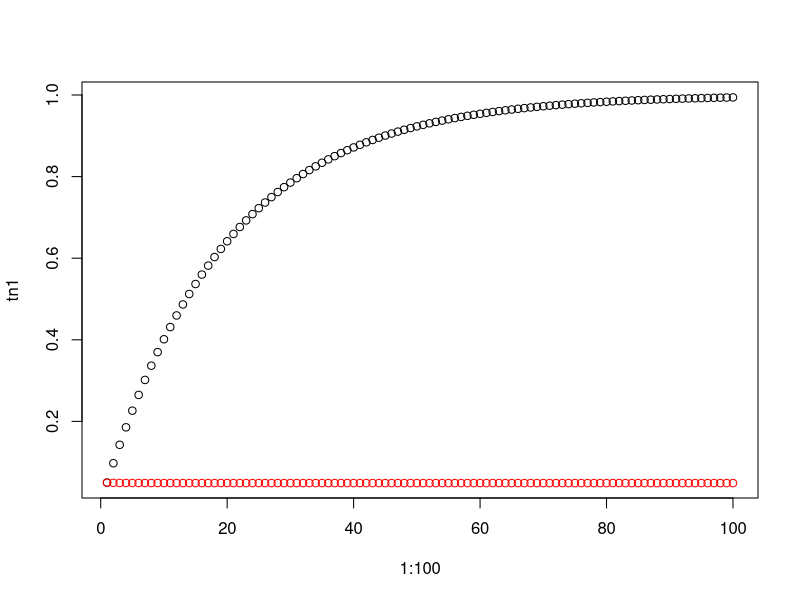

Here is the R script that generated this plot:
#T1

#P(vähintään yhdestä testistä p<0.05) = 1 - P(kaikista testeistä p>=0.05)

#Ei monitestauskorjausta

m <- 1:100

tn1 <- 1 - 0.95^m

#Bonferroni-korjaus

#Kaikki nimelliset p-arvot kerrotaan otoskoolla.
#Joten esimerkiksi kun m=100 saadaan 
#P(testistä saadaan p>=0.05) = 1 - 0.05/100

tn2 <- 1 - (1-0.05/m)^m

plot(1:100, tn1)
points(1:100, tn2, col="red")

#===============================================================================

#T2

#===============================================================================

#Testisuure Z_k
#Nollahypoteesin vallitessa noudattaa N(0,1)
#Vaihtoehtoisen vallitessa noudattaa N(3,1)

#testattavien hypoteesien määrä m=100000
#0.1% tilanteissa vaihtoehtoinen hypoteesi on tosi.

set.seed(2019)

m <- 100000
alpha <- 0.05

z1 <- rnorm(99900,0,1)
z2 <- rnorm(100,3,1)

z <- c(z1, z2)

z <- sample(z)
reject <- numeric(m)

p.values <- numeric(m)

#a

for (i in 1:m){
  p.values[i] <- 1-pnorm(abs(z[i]), mean = 0, sd = 1)
  
  reject[i] <- p.values[i]*m < alpha
}

sum(reject)

#b

p.values.sorted <- sort(p.values)

i <- 1

while (p.values.sorted[i] <= (i/m)*0.2){
  i <- i+1
}

i

#================

#T3

priori <- 0.01

ptautipos <- (0.85*priori)/(0.85*priori + 0.04*(1-priori))

ptautineg <- (0.15*priori)/(0.15*priori + 0.96*(1-priori))

100*ptautipos+900*ptautineg

#=========================

#T4

set.seed(20190109)
x <- rexp(45, rate = 1.6)

thetahat <- length(x)/sum(x)
thetanull <- 1.2

L <- function(theta, data){
  n <- length(data)
  
  return(theta^n*exp(-theta*sum(data)))
}

dl <- function(theta, data){
  n <- length(data)
  
  return(n/theta - sum(data))
}

#a Uskottavuusosamäärän testi

LR <- L(thetanull, x)/L(thetahat, x)

D <- -2*log(LR)

p1 <- 1-pchisq(D, df=1)

#b Waldin testi

ZW <- (thetahat-thetanull)/(sd(x)/length(x))

p2 <- 2*(1-pnorm(ZW,0,1))

#c Raon skooritesti

ddl <- function(theta, data){
  n <- length(data)
  
  return(-n/theta^2)
}

ZR <- dl(thetanull, x)/sqrt(-ddl(thetanull, x))

p3 <- 2*(1 - pnorm(ZR,0,1))

cat("Uskottavuusosamäärän testi: ", p1, "\nWaldin testi: ", p2, "\nRaon skooritesti: ", p3)

#T5

#Testisuure D
simn <- 1000000
simD <- rep(NA,simn)
simZW <- rep(NA,simn)
simZR <- rep(NA,simn)
for(i in 1:simn)
{
  x <- rexp(45, rate=1.6)
  
  simD[i] <- -2*log(L(thetanull, x)/L(thetahat, x))
  simZW[i] <- 2*(1-pnorm((thetahat-thetanull)/(sd(x)/sqrt(length(x))),0,1))
  simZR[i] <- 2*(1 - pnorm(dl(thetanull, x)/sqrt(-ddl(thetanull, x)),0,1))
}  

sum(D < simD)/simn
2*sum(ZW < simZW)/simn #korjaa
2*min(sum(ZR < simZR)/simn, sum(ZR > simZR)/simn) #korjaa

cat("Uskottavuusosamäärän testi: ", p1, "\nWaldin testi: ", p2, "\nRaon skooritesti: ", p3)

#T6

simn <- 100000

simthetahat <- rep(NA,simn)

for(i in 1:simn){
  simthetahat[i] <- 45/rgamma(1, 45, 1.2)
}

sum(simthetahat > thetahat)/simn


